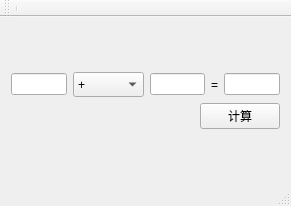
<?xml version="1.0" encoding="UTF-8"?>
<ui version="4.0">
 <class>MainWindow</class>
 <widget class="QMainWindow" name="MainWindow">
  <property name="geometry">
   <rect>
    <x>0</x>
    <y>0</y>
    <width>291</width>
    <height>206</height>
   </rect>
  </property>
  <property name="windowTitle">
   <string>MainWindow</string>
  </property>
  <widget class="QWidget" name="centralWidget">
   <layout class="QVBoxLayout" name="verticalLayout_2">
    <item>
     <layout class="QVBoxLayout" name="verticalLayout">
      <item>
       <layout class="QHBoxLayout" name="horizontalLayout">
        <item>
         <widget class="QLineEdit" name="fisrtValLineEdit"/>
        </item>
        <item>
         <widget class="QComboBox" name="operatorComboBox">
          <property name="minimumSize">
           <size>
            <width>71</width>
            <height>25</height>
           </size>
          </property>
          <property name="maximumSize">
           <size>
            <width>71</width>
            <height>25</height>
           </size>
          </property>
          <item>
           <property name="text">
            <string>+</string>
           </property>
          </item>
          <item>
           <property name="text">
            <string>-</string>
           </property>
          </item>
          <item>
           <property name="text">
            <string>*</string>
           </property>
          </item>
          <item>
           <property name="text">
            <string>/</string>
           </property>
          </item>
         </widget>
        </item>
        <item>
         <widget class="QLineEdit" name="secondValLineEdit"/>
        </item>
        <item>
         <widget class="QLabel" name="label_2">
          <property name="text">
           <string>=</string>
          </property>
         </widget>
        </item>
        <item>
         <widget class="QLineEdit" name="resultLineEdit"/>
        </item>
       </layout>
      </item>
      <item>
       <layout class="QHBoxLayout" name="horizontalLayout_2">
        <item>
         <widget class="QLabel" name="label_3">
          <property name="text">
           <string/>
          </property>
         </widget>
        </item>
        <item>
         <spacer name="horizontalSpacer">
          <property name="orientation">
           <enum>Qt::Horizontal</enum>
          </property>
          <property name="sizeHint" stdset="0">
           <size>
            <width>40</width>
            <height>20</height>
           </size>
          </property>
         </spacer>
        </item>
        <item>
         <widget class="QPushButton" name="calcButton">
          <property name="text">
           <string>计算</string>
          </property>
         </widget>
        </item>
       </layout>
      </item>
     </layout>
    </item>
   </layout>
  </widget>
  <widget class="QMenuBar" name="menuBar">
   <property name="geometry">
    <rect>
     <x>0</x>
     <y>0</y>
     <width>291</width>
     <height>22</height>
    </rect>
   </property>
  </widget>
  <widget class="QToolBar" name="mainToolBar">
   <attribute name="toolBarArea">
    <enum>TopToolBarArea</enum>
   </attribute>
   <attribute name="toolBarBreak">
    <bool>false</bool>
   </attribute>
   <addaction name="separator"/>
  </widget>
  <widget class="QStatusBar" name="statusBar"/>
 </widget>
 <layoutdefault spacing="6" margin="11"/>
 <resources/>
 <connections/>
</ui>
